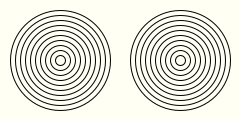
Frame 1 (no input)
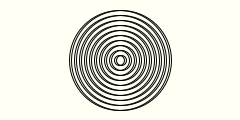
Frame 60 (the mouse pressed at the canvas centre just before this capture)
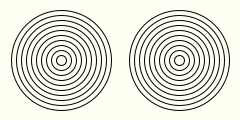
Frame 120 (the mouse held since frame 60 and released just before this capture)

The Processing sketch that drew these frames (run headless with seeded random() and noise(); from frame 60 on, the mouse is pressed at the canvas centre):

// Processing sketch: AmazingRings
// ── AmazingRings.pde
int x1 = 60;
int x2 = 180;
void setup() {
  size(240, 120);
}
void draw() {
background(255, 255, 244);
for (int i = 0; i <= 100; i += 10){
    noFill();
    ellipse(x1, 60, i, i);
}
for (int i = 0; i <= 100; i += 10){
    noFill();
    ellipse(x2, 60, i, i);
}
x2 = x2 - 1;
x1 = x1 + 1;
}
